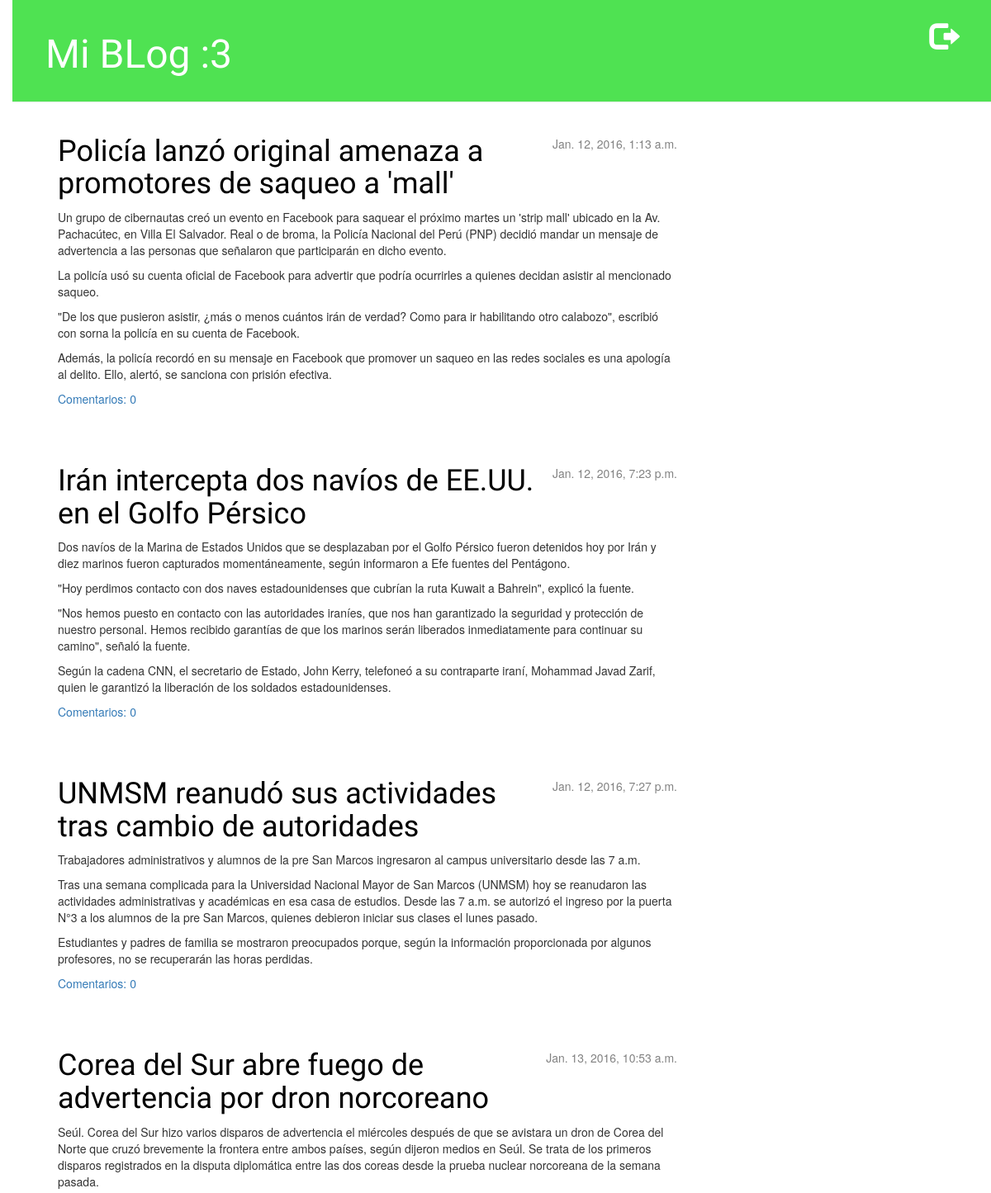
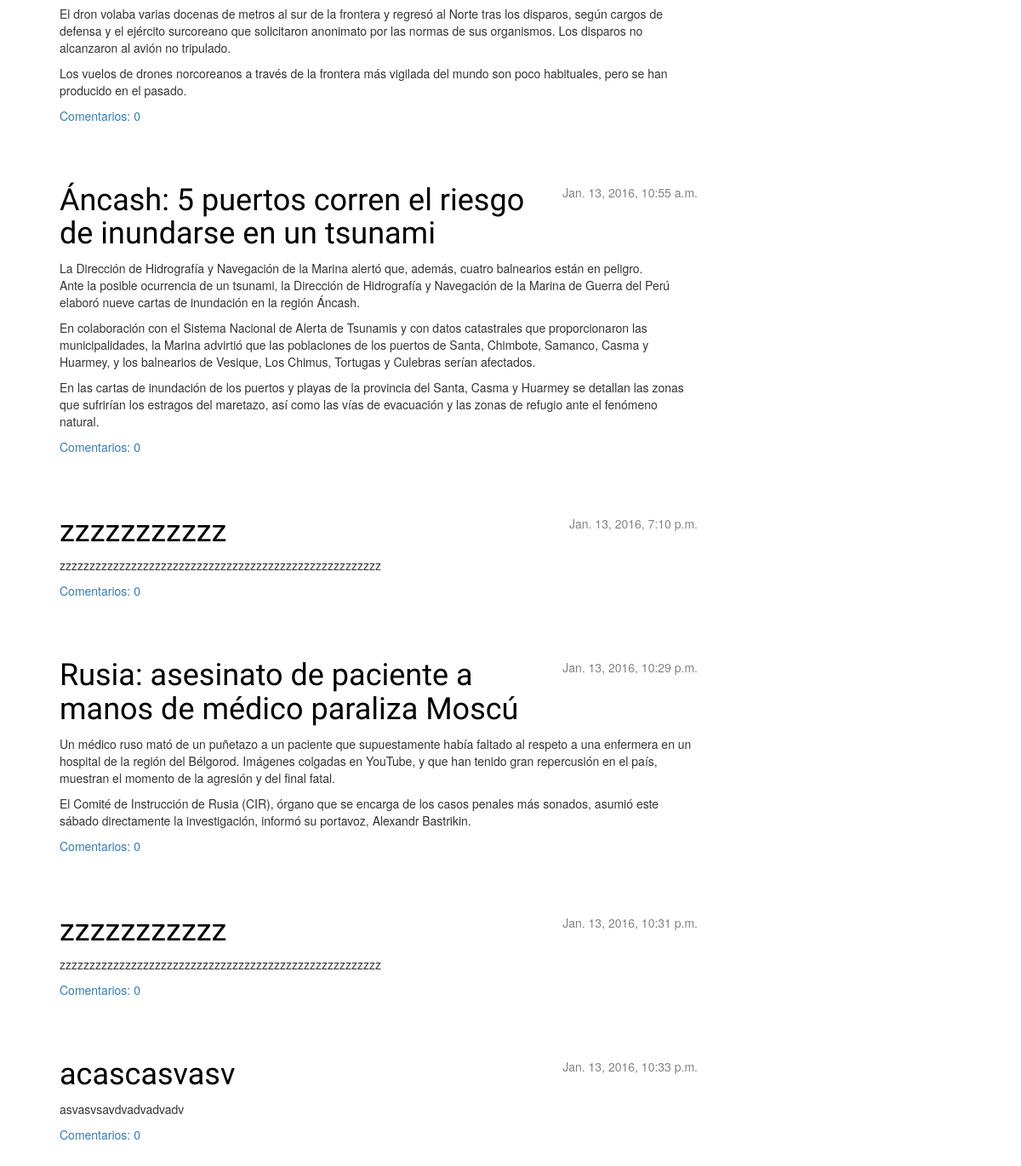
Before: / with the older database file (2 pictures, top to bottom).
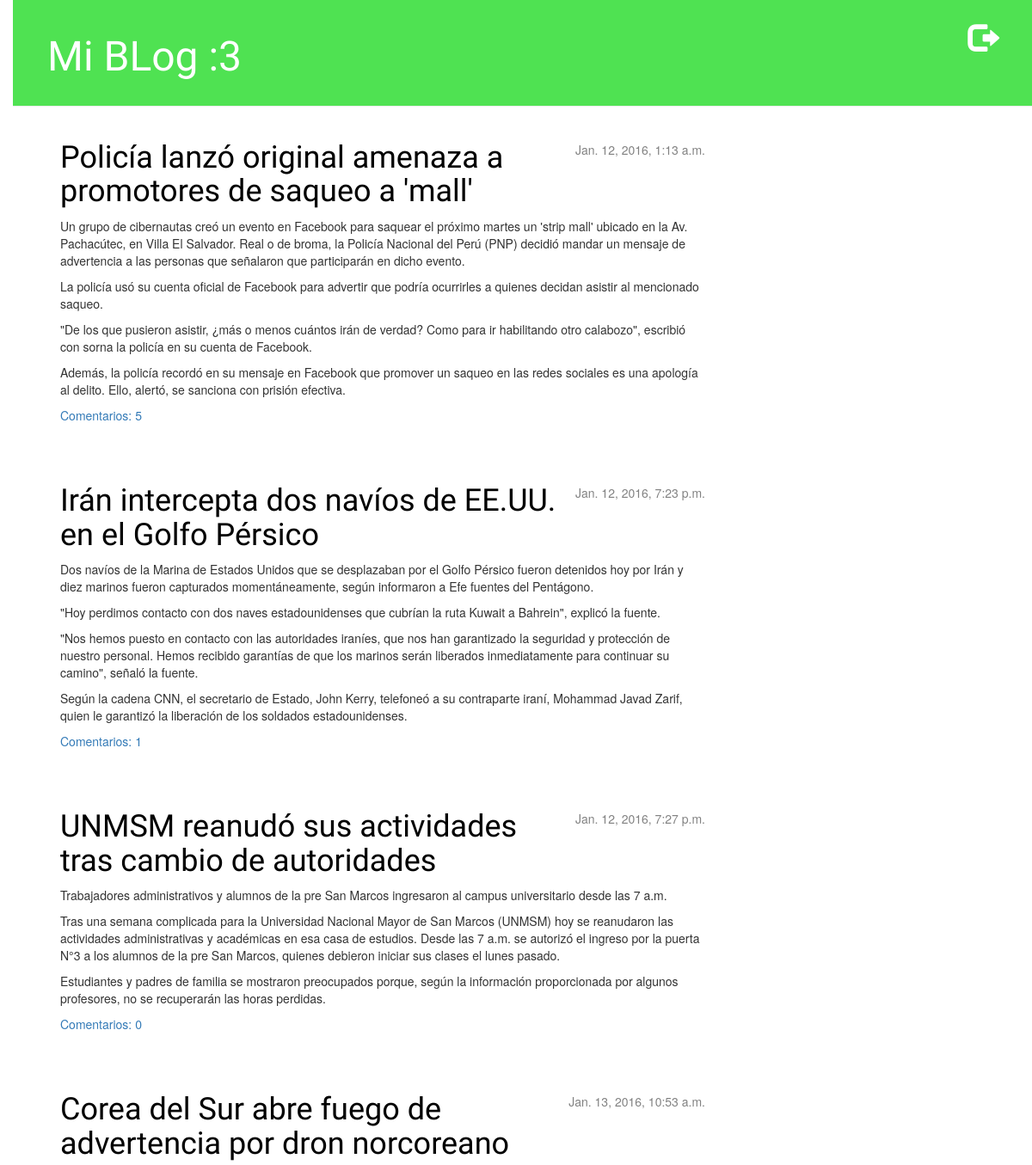
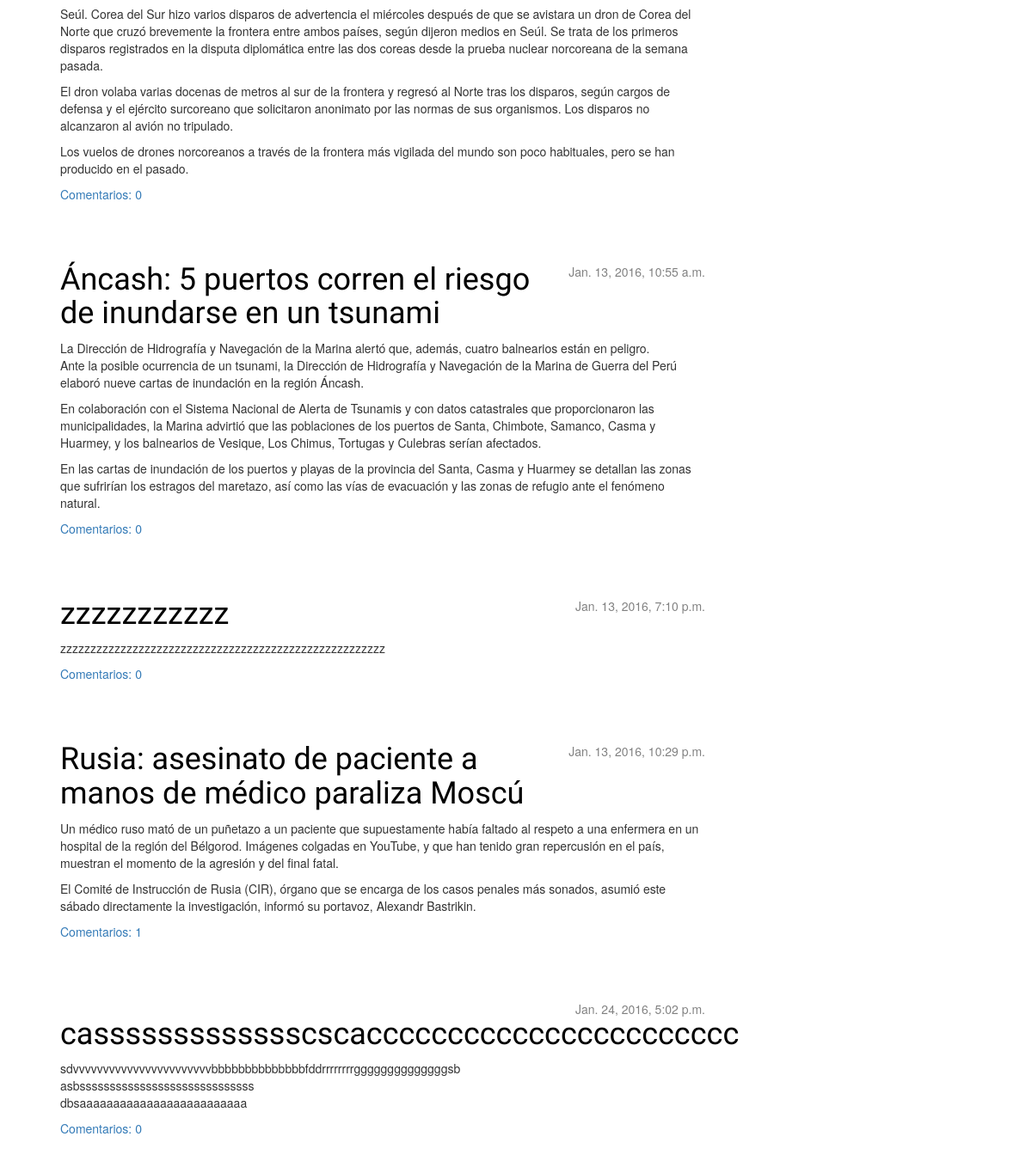
After: the same page with the newer database file (2 pictures, top to bottom).
### blog/models.py (models this page shows, shortened)
class Post(models.Model):
	autor=models.ForeignKey('auth.User')
	titulo=models.CharField(max_length=200)
	texto=models.TextField()
	creacion_fecha=models.DateTimeField(default=timezone.now)
	publicacion_fecha=models.DateTimeField(blank=True,null=True)
	def comentarios_aprobados(self):
		return self.comentarios.filter(aprobado=True)

### blog/views.py (the view)
# urls.py: url(r'^$', views.post_lista),
def post_lista(request):
	posts=Post.objects.filter(publicacion_fecha__lte=timezone.now()).order_by('publicacion_fecha')
	return render(request,'blog/post_lista.html',{'posts':posts})

### blog/templates/blog/post_lista.html
{% extends 'blog/base.html' %}
{% block content %}
	{% for post in posts %}
        <div class="post">
            <div class="date">
                {{ post.publicacion_fecha }}
            </div>
            <h1><a href="{% url 'post_detalle' post_pk=post.pk %}">{{ post.titulo }}</a></h1>
            <p>{{ post.texto|linebreaks }}</p>
            <a href="{% url 'post_detalle' post_pk=post.pk %}">Comentarios: {{post.comentarios_aprobados.count}}</a>
        </div>
    {% endfor %}
{% endblock content %}

Changed rows visible on the page:
removed Post: publicacion_fecha "Jan. 13, 2016, 10:31 p.m.", titulo "zzzzzzzzzzz", texto "zzzzzzzzzzzzzzzzzzzzzzzzzzzzzzzzzzzzzzzzzzzzzzzzzzzzzz", comentarios_aprobados.count "0"
removed Post: publicacion_fecha "Jan. 13, 2016, 10:33 p.m.", titulo "acascasvasv", texto "asvasvsavdvadvadvadv", comentarios_aprobados.count "0"
computed for Post "Policía lanzó original amenaza a promotores de saqueo a 'mall'": comentarios_aprobados.count "0" → "5"
computed for Post "Irán intercepta dos navíos de EE.UU. en el Golfo Pérsico": comentarios_aprobados.count "0" → "1"
computed for Post "Rusia: asesinato de paciente a manos de médico paraliza Moscú": comentarios_aprobados.count "0" → "1"
added Post: publicacion_fecha "Jan. 24, 2016, 5:02 p.m.", titulo "cassssssssssssscscaccccccccccccccccccccccc", texto "sdvvvvvvvvvvvvvvvvvvvvvvvbbbbbbbbbbbbbbfddrrrrrrrrggggggggggggggsb asbsssssssssssssssssssssssssssss dbsaaaaaaaaaaaaaaaaaaaaaaaaa", comentarios_aprobados.count "0"
